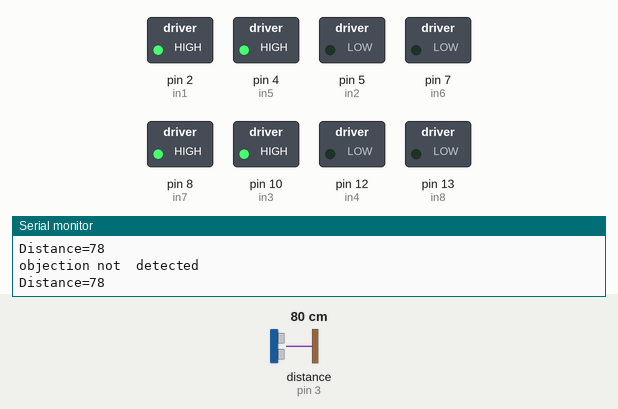
Bench run of a sketch on a simulated Arduino Uno, built with avr-gcc and run on an emulated ATmega328P. Parts: switched loads named in the sketch (green lamp = pin HIGH), the last lines printed to the serial monitor. Wiring (inferred from the names in the program): ultrasonic range finder: trigger pin 6; echo pin 3. The inputs (shaded band) are chosen by the test bench; at power-on: distance to the obstacle (sensor on pin 3) 80 cm. The echo pulse lasts 58.3 µs per cm; pins used as bus, display or sensor lines are not drawn.

Above: at 1.3 s.
1.4 s: distance to the obstacle (sensor on pin 3) set to 53 cm
2.9 s: distance to the obstacle (sensor on pin 3) set to 46 cm
At 3.9 s:
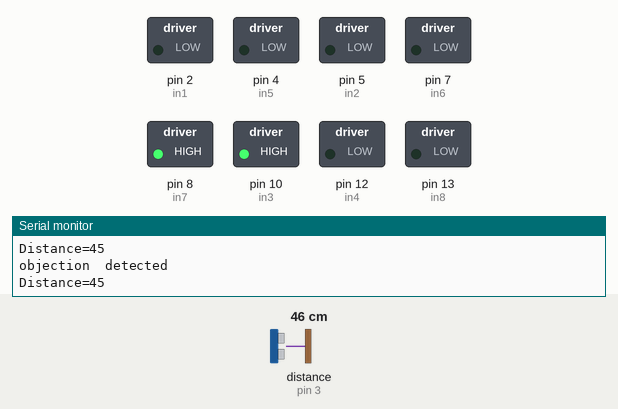
4.5 s: distance to the obstacle (sensor on pin 3) set to 120 cm
At 5.6 s:
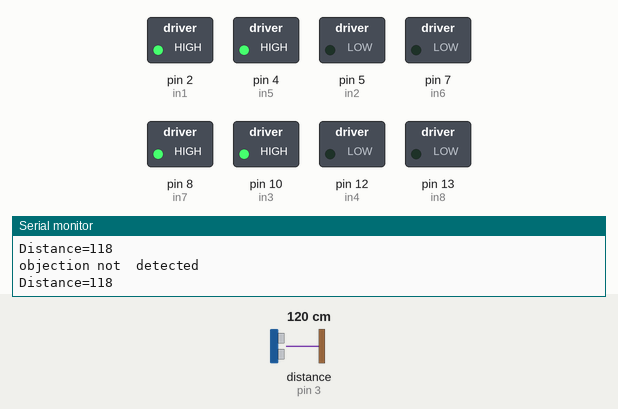
6.0 s: distance to the obstacle (sensor on pin 3) set to 47 cm
At 7.4 s:
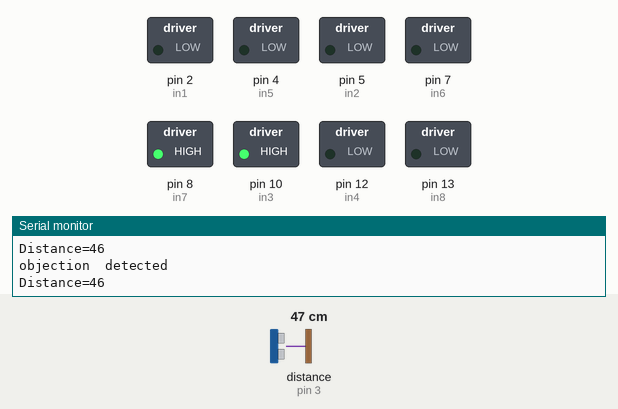
Timing chart, 0 to 8.5 s (numbered marks = the images above; inputs shaded):
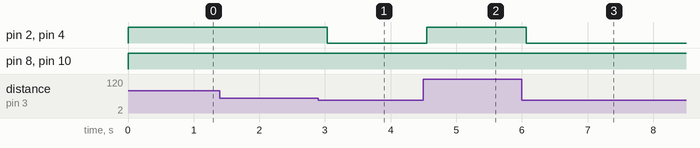

Measured:
- the behaviour switches between 51 and 50 cm on distance to the obstacle (sensor on pin 3) (found by bisection; images 0 and 1)
- after the input at 2.9 s, pin 2 (in1), pin 4 (in5): HIGH → LOW after 0.13 s
- after the input at 4.5 s, pin 2 (in1), pin 4 (in5): LOW → HIGH after 0.05 s
- after the input at 6.0 s, pin 2 (in1), pin 4 (in5): HIGH → LOW after 0.07 s

The sketch:

_4_motors_with_ultrasonic_sensor_with_l293d1.ino
```cpp
int trigger_pin = 6;
int echo_pin = 3;
int in1=2;
int in2=5;
;
int in3=10;
int in4=12;

int in5=4;
int in6=7;

int in7=8;
int in8=13;
int distance;

int time;


void setup()
{
  Serial.begin(9600);
  pinMode(trigger_pin, OUTPUT);
  pinMode(echo_pin, INPUT);

  pinMode(in1, OUTPUT);
  pinMode(in2, OUTPUT);
  pinMode(in3, OUTPUT);
  pinMode(in4, OUTPUT);

  pinMode(in5, OUTPUT);
  pinMode(in6, OUTPUT);
  pinMode(in7, OUTPUT);
  pinMode(in8, OUTPUT);

}
void loop(){

    digitalWrite (trigger_pin, HIGH);

    delayMicroseconds (10);

    digitalWrite (trigger_pin, LOW);

    time = pulseIn (echo_pin, HIGH);

    distance = (time * 0.034) / 2;
    if(distance >= 50){
          Serial.println("objection not  detected");
          Serial.print("Distance=");
          Serial.println(distance);
          digitalWrite(in1,HIGH);
          digitalWrite(in2,LOW);
          digitalWrite(in3,HIGH);
          digitalWrite(in4,LOW);


          digitalWrite(in5,HIGH);
          digitalWrite(in6,LOW);
          digitalWrite(in7,HIGH);
          digitalWrite(in8,LOW);

          delay(500);
    }

  else{
          Serial.println("objection  detected");
          Serial.print("Distance=");
          Serial.println(distance);
          digitalWrite(in1,LOW);
          digitalWrite(in2,LOW);
          digitalWrite(in3,HIGH);
          digitalWrite(in4,LOW);


          digitalWrite(in5,LOW);
          digitalWrite(in6,LOW);
          digitalWrite(in7,HIGH);
          digitalWrite(in8,LOW);


          delay(500);
  }
}
```
